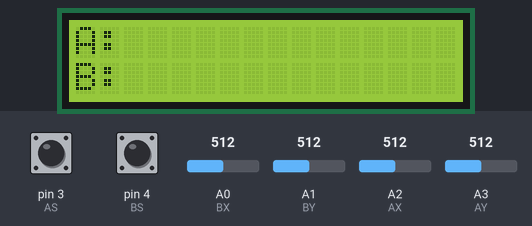
This sketch was run on a simulated Arduino Uno, built with avr-gcc and run on an emulated ATmega328P. On the bench: 16×2 character LCD. The test bench sets the inputs (shaded band); at power-on: A0 (BX) = 512, A1 (BY) = 512, A2 (AX) = 512, pin 3 (AS) HIGH, pin 4 (BS) HIGH, A3 (AY) = 512. What the sketch prints to the serial monitor is not drawn.

Above: at 1.2 s.
1.3 s: A0 (BX) set to 637
4.3 s: A0 (BX) set to 658
At 4.6 s:
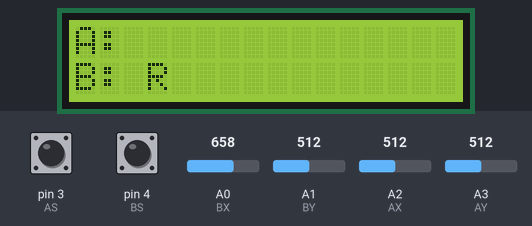
5.8 s: A1 (BY) set to 636
7.3 s: A1 (BY) set to 660
At 7.9 s:
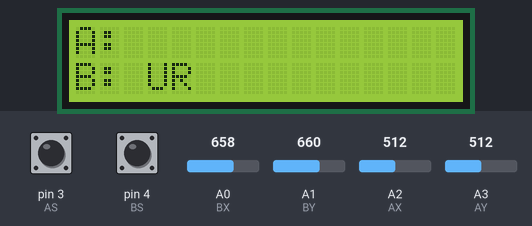
8.8 s: A2 (AX) set to 633
11.8 s: A2 (AX) set to 661
At 12.9 s:
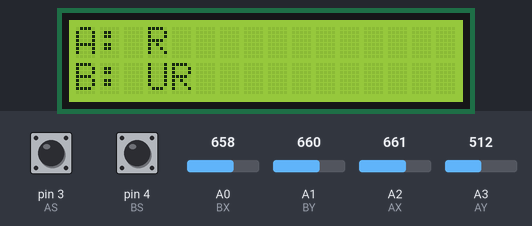
Timing chart, 0 to 14.3 s (numbered marks = the images above; inputs shaded):
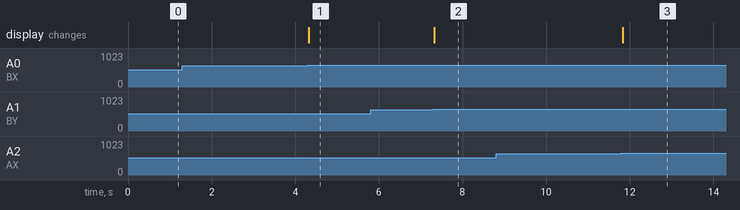

Measured:
- the behaviour switches between 649 and 650 on A0 (BX) (found by bisection; images 0 and 1)
- the behaviour switches between 649 and 650 on A1 (BY) (found by bisection; images 1 and 2)
- the behaviour switches between 649 and 650 on A2 (AX) (found by bisection; images 2 and 3)
- after the input at 1.3 s, every drawn part: stays the same
- after the input at 4.3 s, the display: changes at once (image 1)
- after the input at 5.8 s, every drawn part: stays the same
- after the input at 7.3 s, the display: changes at once (image 2)
- after the input at 8.8 s, every drawn part: stays the same
- after the input at 11.8 s, the display: changes at once (image 3)

The sketch:

control_is_an_illusion.ino
```cpp
/*
 * Joystick com Arduino e Python
 * Autor: And "Xornotor" Paiva
 * Xornotor's Lab
 */

//Definição de constantes dos pinos utilizados
#define AX A2                             //Entrada do eixo Y do joystick esq.
#define AY A3                             //Entrada do eixo X do joystick esq.
#define AS 3                              //Entrada do botão do joystick esq.
#define BX A0                             //Entrada do eixo Y do joystick esq.
#define BY A1                             //Entrada do eixo X do joystick esq.
#define BS 4                              //Entrada do botão do joystick dir.
#define IR_REC 2                          //Entrada do sensor infravermelho (IR)

//Definição de valores de deadzone
#define DEADZONE_INF 350                  //Limite de deadzone inferior
#define DEADZONE_SUP 650                  //Limite de deadzone inferior

//Bibliotecas utilizadas
#include <IRremote.h>                     //Biblioteca para tratamento de IR
#include <LiquidCrystal.h>                //Biblioteca para operação de display

//Definição de pino de IR e declaração de variáveis
IRrecv irrecv(IR_REC);                    //Instância de receptor IR
decode_results results;                   //Variável de armazenamento de decode IR
unsigned long int resultAnterior;         //Variável para guardar o último valor lido pela IR

//Inicialização de display LCD
LiquidCrystal lcd(8, 9, 10, 11, 12, 13);  //Instância de display

void setup() {

  //Definição de pinos
  pinMode(AX, INPUT);
  pinMode(AY, INPUT);
  pinMode(BX, INPUT);
  pinMode(BY, INPUT);
  pinMode(AS, INPUT_PULLUP);
  pinMode(BS, INPUT_PULLUP);

  //Inicialização da conexão serial para comunicação com Python
  Serial.begin(9600);

  //Inicialização de IR
  irrecv.enableIRIn();

  //Exibição de caracteres fixos no display
  lcd.begin(16, 2);                       //Inicialização de display 16x2
  lcd.setCursor(0, 0);                    //Posicionamento do cursor em (0, 0)
  lcd.print("A: ");                       //Imprime "A: " no display
  lcd.setCursor(0, 1);                    //Posicionamento do cursor em (0, 1)
  lcd.print("B: ");                       //Imprime "B: " no display
}

void loop() {
  decodeIR();                             //Função de decodificação de IR
  analogCapture('A');                     //Leitura da posição e do botão do joystick esq.
  analogCapture('B');                     //Leitura da posição e do botão do joystick dir.
}

//Tratamento do infra-vermelho
void decodeIR(){
  if(irrecv.decode(&results)){            //Condição executada somente quando há algum botão apertado
    if(results.value != 0xFFFFFFFF){      //Condição executada somente se botão foi apertado pela primeira vez
      resultAnterior = results.value;     //Armazena valor decodificado pelo IR em resultAnterior
      lcd.setCursor(10, 0);               //Posicionamento do cursor em (10, 0)
      lcd.print(results.value, HEX);      //Imprime o código decodificado no display
      delay(50);                          //Delay para evitar reconhecimento de novo pressionamento muito rapidamente
    }
    Serial.println(resultAnterior, HEX);  //Envia para a serial o código decodificado do último botão apertado
    irrecv.resume();                      //Habilita o IR para receber novo comando
  }
}

//Tratamento dos analogs
void analogCapture(char c){
  int ox, oy;                             //Variáveis de captura (OX - Horizontal, OY - Vertical)
  if(c == 'A'){                           //Joystick esquerdo
    lcd.setCursor(3, 0);                  //Posiciona cursor para printar estado do joystick esq.
    ox = analogRead(AX);                  //Leitura horizontal do joystick esq.
    oy = analogRead(AY);                  //Leitura vertical do joystick esq.
    if(!digitalRead(AS))                  //Condição satisfeita se o botão do joy. esq. for apertado
      Serial.println("JASWSW");           //Manda código via serial para indicar que botão esq. foi apertado
    Serial.print("JA");                   //Manda via serial identificador de que o próximo comando corresponde ao joy. esq.
  }else if(c == 'B'){                     //Joystick direito
    lcd.setCursor(3, 1);                  //Posiciona cursor para printar estado do joystick dir.
    ox = analogRead(BX);                  //Leitura horizontal do joystick dir.
    oy = analogRead(BY);                  //Leitura vertical do joystick dir.
    if(!digitalRead(BS))                  //Condição satisfeita se o botão do joy. dir. for apertado
      Serial.println("JBSWSW");           //Manda código via serial para indicar que botão dir. foi apertado
    Serial.print("JB");                   //Manda via serial identificador de que o próximo comando corresponde ao joy. dir.
  }
  if(ox >= DEADZONE_SUP){                 //Condição satisfeita se o joystick for movimentado para a direita
    if(oy >= DEADZONE_SUP){               //Condição satisfeita se o joystick for movimentado para a cima
      lcd.print("UR");
      Serial.println("URUR");
    }else if(oy <= DEADZONE_INF){         //Condição satisfeita se o joystick for movimentado para a baixo
      lcd.print("DR");
      Serial.println("DRDR");
    }else{                                //Condição de joystick movimentado APENAS para a direita
      lcd.print("R ");
      Serial.println("RRRR");
    }
  }else if(ox <= DEADZONE_INF){           //Condição satisfeita se o joystick for movimentado para a esquerda
    if(oy >= DEADZONE_SUP){               //Condição satisfeita se o joystick for movimentado para a cima
      lcd.print("UL");
      Serial.println("ULUL");
    }else if(oy <= DEADZONE_INF){         //Condição satisfeita se o joystick for movimentado para a baixo
      lcd.print("DL");
      Serial.println("DLDL");
    }else{                                //Condição de joystick movimentado APENAS para a esquerda
      lcd.print("L ");
      Serial.println("LLLL");
    }
  }else if(oy >= DEADZONE_SUP){           //Condição de joystick movimentado APENAS para cima
    lcd.print("U ");
    Serial.println("UUUU");
  }else if(oy <= DEADZONE_INF){           //Condição de joystick movimentado APENAS para baixo
    lcd.print("D ");
    Serial.println("DDDD");
  }else{                                  //Condição de joystick NÃO movimentado
    lcd.print("  ");
    Serial.println("NNNN");
  }
}
```
